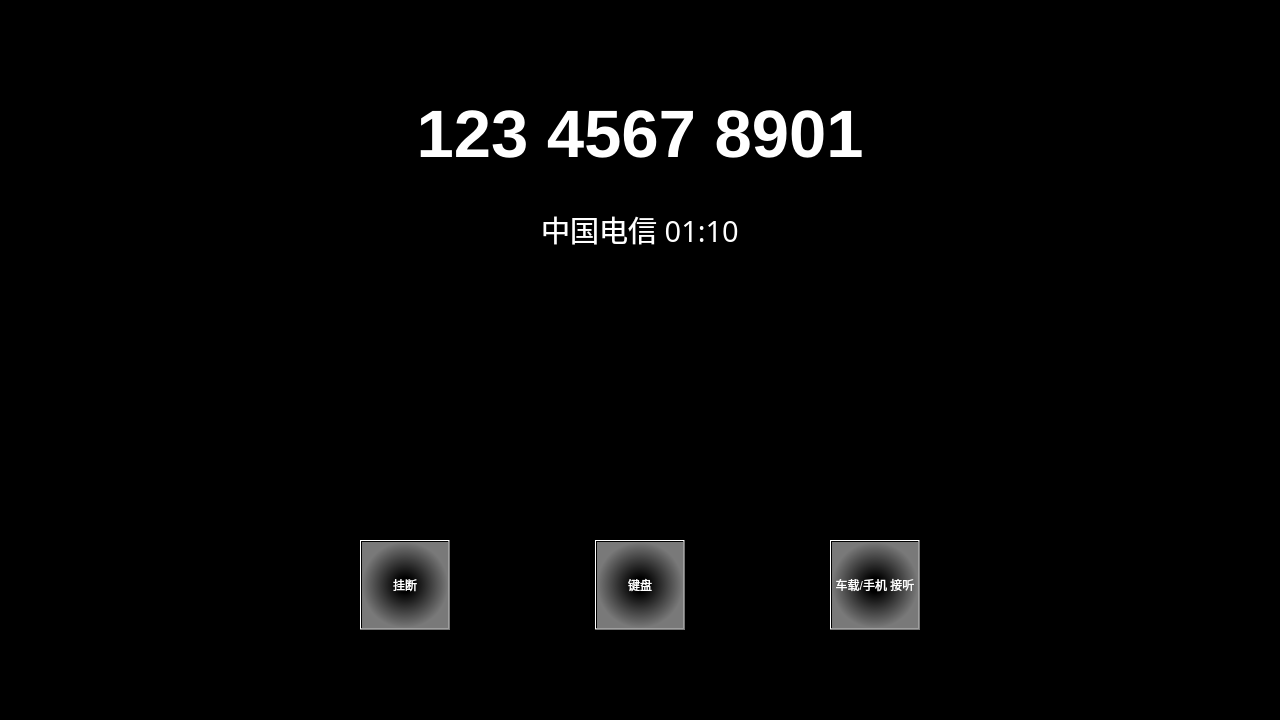
<?xml version="1.0" encoding="UTF-8"?>
<ui version="4.0">
 <class>Calling</class>
 <widget class="QWidget" name="Calling">
  <property name="geometry">
   <rect>
    <x>0</x>
    <y>0</y>
    <width>1280</width>
    <height>720</height>
   </rect>
  </property>
  <property name="windowTitle">
   <string>Form</string>
  </property>
  <property name="styleSheet">
   <string notr="true">background-color: rgb(0, 0, 0);</string>
  </property>
  <widget class="QLabel" name="label_phoneNumber">
   <property name="geometry">
    <rect>
     <x>370</x>
     <y>90</y>
     <width>540</width>
     <height>90</height>
    </rect>
   </property>
   <property name="font">
    <font>
     <pointsize>50</pointsize>
     <weight>75</weight>
     <bold>true</bold>
    </font>
   </property>
   <property name="styleSheet">
    <string notr="true">color: rgb(255, 255, 255);</string>
   </property>
   <property name="text">
    <string>&lt;html&gt;&lt;head/&gt;&lt;body&gt;&lt;p align=&quot;center&quot;&gt;123 4567 8901&lt;/p&gt;&lt;/body&gt;&lt;/html&gt;</string>
   </property>
  </widget>
  <widget class="QLabel" name="label_2">
   <property name="geometry">
    <rect>
     <x>530</x>
     <y>200</y>
     <width>220</width>
     <height>60</height>
    </rect>
   </property>
   <property name="font">
    <font>
     <family>ADMUI3Lg</family>
     <pointsize>16</pointsize>
     <weight>50</weight>
     <italic>false</italic>
     <bold>false</bold>
    </font>
   </property>
   <property name="styleSheet">
    <string notr="true">font: 16pt &quot;ADMUI3Lg&quot;;
color: rgb(255, 255, 255);</string>
   </property>
   <property name="text">
    <string>&lt;html&gt;&lt;head/&gt;&lt;body&gt;&lt;p align=&quot;center&quot;&gt;&lt;span style=&quot; font-size:22pt;&quot;&gt;中国电信 01:10&lt;/span&gt;&lt;/p&gt;&lt;/body&gt;&lt;/html&gt;</string>
   </property>
  </widget>
  <widget class="QPushButton" name="pushButton_closeConnect">
   <property name="geometry">
    <rect>
     <x>360</x>
     <y>540</y>
     <width>90</width>
     <height>90</height>
    </rect>
   </property>
   <property name="styleSheet">
    <string notr="true">background-color: qradialgradient(spread:pad, cx:0.5, cy:0.5, radius:0.5, fx:0.5, fy:0.5, stop:0.170455 rgba(0, 0, 0, 255), stop:1 rgba(121, 121, 121, 255));
color: rgb(255, 255, 255);</string>
   </property>
   <property name="text">
    <string>挂断</string>
   </property>
  </widget>
  <widget class="QPushButton" name="pushButton_Connect">
   <property name="geometry">
    <rect>
     <x>830</x>
     <y>540</y>
     <width>90</width>
     <height>90</height>
    </rect>
   </property>
   <property name="styleSheet">
    <string notr="true">background-color: qradialgradient(spread:pad, cx:0.5, cy:0.5, radius:0.5, fx:0.5, fy:0.5, stop:0.170455 rgba(0, 0, 0, 255), stop:1 rgba(121, 121, 121, 255));
color: rgb(255, 255, 255);</string>
   </property>
   <property name="text">
    <string>车载/手机 接听</string>
   </property>
  </widget>
  <widget class="QPushButton" name="pushButton_keyboard">
   <property name="geometry">
    <rect>
     <x>595</x>
     <y>540</y>
     <width>90</width>
     <height>90</height>
    </rect>
   </property>
   <property name="styleSheet">
    <string notr="true">background-color: qradialgradient(spread:pad, cx:0.5, cy:0.5, radius:0.5, fx:0.5, fy:0.5, stop:0.170455 rgba(0, 0, 0, 255), stop:1 rgba(121, 121, 121, 255));
color: rgb(255, 255, 255);</string>
   </property>
   <property name="text">
    <string>键盘</string>
   </property>
  </widget>
 </widget>
 <resources/>
 <connections/>
</ui>
